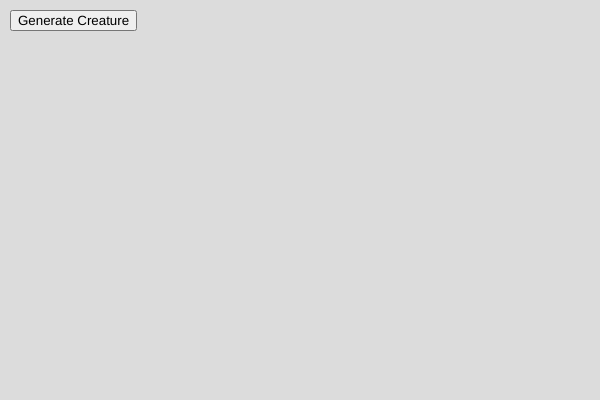
Frame 1 (no input)
Frame 60 (no input): identical to frame 1, image omitted
Frame 120 (the mouse pressed at the canvas centre since frame 60): identical to frame 1, image omitted

The p5.js sketch that drew this single still picture (run headless with seeded random() and noise() and a simulated clock; from frame 60 on, the mouse is pressed at the canvas centre):

// p5.js sketch
// ── sketch.js
let creatures = [];
let generateButton;
function setup() {
  createCanvas(600, 400);
  generateButton = createButton('Generate Creature');
  generateButton.position(10, 10);
  generateButton.mousePressed(() => {
    creatures.push(generateCreature());
  });
}

function draw() {
  background(220);

  for (let i = 0; i < creatures.length; i++) {
    drawCreature(creatures[i], width / 2, height / 2 + i * 50);
  }
}

function generateCreature() {
  const size = random(20, 80);
  const bodyColor = color(random(255), random(255), random(255));
  const eyeCount = floor(random(1, 4));
  const legCount = floor(random(0, 6));
  const hasWings = random([true, false]);
  return { size, bodyColor, eyeCount, legCount, hasWings };
}

function drawCreature(creature, x, y) {
  noStroke();

  fill(creature.bodyColor);
  ellipse(x, y, creature.size, creature.size);

  fill(0);
  for (let i = 0; i < creature.eyeCount; i++) {
    let eyeX = x + map(i, 0, creature.eyeCount - 1, -creature.size / 4, creature.size / 4);
    ellipse(eyeX, y - creature.size / 4, creature.size / 8, creature.size / 8);
  }

  for (let i = 0; i < creature.legCount; i++) {
    let legX = x + map(i, 0, creature.legCount - 1, -creature.size / 3, creature.size / 3);
    line(legX, y + creature.size / 2, legX, y + creature.size);
  }

  if (creature.hasWings) {
    fill(255, 200);
    triangle(x - creature.size, y, x - creature.size / 2, y - creature.size, x, y);
    triangle(x + creature.size, y, x + creature.size / 2, y - creature.size, x, y);
  }
}
